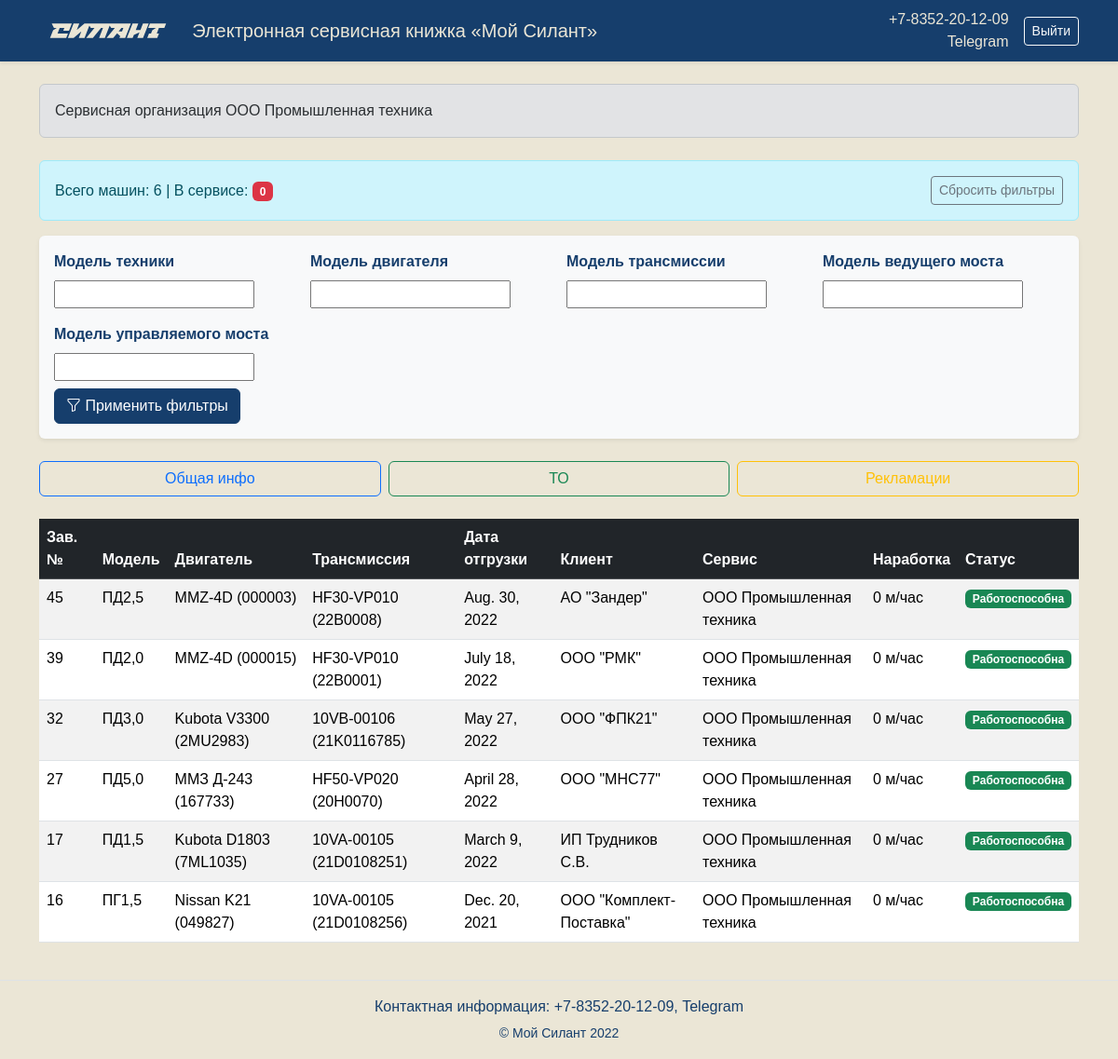
The app's page /machines/ (signed in) with its own data.
### monitoring/models.py (models this page shows, shortened)
class User(AbstractUser):
    ROLE_CHOICES = (
        ('client', 'Клиент'),
        ('service', 'Сервисная организация'),
        ('manager', 'Менеджер ЧЗСА'),
    )
    role = models.CharField(max_length=20, choices=ROLE_CHOICES, default='client')
    company = models.CharField(max_length=255, blank=True, null=True)
    phone = models.CharField(max_length=20, blank=True, null=True)
    def get_accessible_machines(self):
        if self.role == 'client':
            return Machine.objects.filter(client=self)
        elif self.role == 'service':
            return Machine.objects.filter(service_company=self)
        elif self.role == 'manager':
            return Machine.objects.all()
        return Machine.objects.none()

class Machine(models.Model):
    serial_number = models.CharField(max_length=50, unique=True, verbose_name="Зав. № машины")
    machine_model = models.ForeignKey(
        MachineModel,
        on_delete=models.PROTECT,
        verbose_name="Модель техники"
    )
    engine_model = models.ForeignKey(
        EngineModel,
        on_delete=models.PROTECT,
        verbose_name="Модель двигателя"
    )
    transmission_model = models.ForeignKey(
        TransmissionModel,
        on_delete=models.PROTECT,
        verbose_name="Модель трансмиссии"
    )
    drive_axle_model = models.ForeignKey(
        DriveAxleModel,
        on_delete=models.PROTECT,
        verbose_name="Модель ведущего моста"
    )
    steering_axle_model = models.ForeignKey(
        SteeringAxleModel,
        on_delete=models.PROTECT,
        verbose_name="Модель управляемого моста"
    )
    engine_serial = models.CharField(max_length=50, verbose_name="Зав. № двигателя")
    transmission_serial = models.CharField(max_length=50, verbose_name="Зав. № трансмиссии")
    drive_axle_serial = models.CharField(max_length=50, verbose_name="Зав. № ведущего моста")
    steering_axle_serial = models.CharField(max_length=50, verbose_name="Зав. № управляемого моста")
    supply_contract = models.CharField(
        max_length=255,
        verbose_name="Договор поставки №, дата"
    )
    shipment_date = models.DateField(verbose_name="Дата отгрузки с завода")
    consignee = models.CharField(max_length=255, verbose_name="Грузополучатель")
    delivery_address = models.TextField(verbose_name="Адрес поставки (эксплуатации)")
    equipment = models.TextField(verbose_name="Комплектация (доп. опции)")
    client = models.ForeignKey(
        User,
        on_delete=models.PROTECT,
        related_name='owned_machines',
        limit_choices_to={'role': 'client'},
        verbose_name="Клиент"
    )
    service_company = models.ForeignKey(
        User,
        on_delete=models.SET_NULL,
        null=True,
        blank=True,
        related_name='serviced_machines',
        limit_choices_to={'role': 'service'},
        verbose_name="Сервисная компания"
    )
    current_hours = models.PositiveIntegerField(
        default=0,
        verbose_name="Наработка, м/час"
    )
    created_at = models.DateTimeField(auto_now_add=True)
    updated_at = models.DateTimeField(auto_now=True)
    @property
    def requires_maintenance(self):
        return any(comp.wear_percentage > 85 for comp in self.components.all())
    @property
    def in_service(self):
        return self.maintenance_history.filter(end_date__isnull=True).exists()
    class Meta:
        ordering = ['-shipment_date']

class BaseReference(models.Model):
    name = models.CharField(max_length=100, unique=True)
    description = models.TextField(blank=True)
    class Meta:
        abstract = True

class MachineModel(BaseReference):
    pass

class EngineModel(BaseReference):
    pass

class TransmissionModel(BaseReference):
    pass

### monitoring/views.py (the view)
class MachineListView(LoginRequiredMixin, FilterView):
    model = Machine
    template_name = 'monitoring/machine_list.html'
    context_object_name = 'machine_list'
    filterset_class = MachineFilter
    paginate_by = 10
    def get_queryset(self):
        queryset = self.request.user.get_accessible_machines().order_by('-shipment_date')
        self.filterset = self.filterset_class(self.request.GET, queryset=queryset)
        return self.filterset.qs
    def get_context_data(self, **kwargs):
        context = super().get_context_data(**kwargs)
        context['filter'] = self.filterset
        context['total_machines'] = self.request.user.get_accessible_machines().count()
        context['in_service'] = sum(1 for machine in context['object_list'] if machine.in_service)
        return context

### monitoring/utils.py (called while the page is built)
def role_required(roles):
    def decorator(view_func):
        @wraps(view_func)
        def wrapper(request, *args, **kwargs):
            if request.user.is_authenticated and request.user.role in roles:
                return view_func(request, *args, **kwargs)
            return HttpResponseForbidden("Доступ запрещен")
        return wrapper
    return decorator

### monitoring/templates/monitoring/machine_list.html (shortened to what this page needs)
{% extends "monitoring/base.html" %}
{% block content %}
<div class="container mt-4">
    <div class="alert alert-info d-flex justify-content-between align-items-center">
        <div>
            Всего машин: {{ total_machines }} |
            В сервисе: <span class="badge bg-danger">{{ in_service }}</span>
        </div>
        <div>
            <a href="?" class="btn btn-sm btn-outline-secondary">Сбросить фильтры</a>
        </div>
    </div>
    <form method="get" class="mb-4 bg-light p-3 rounded shadow-sm">
        <div class="row g-3">
            {% for field in filter.form %}
                {% if field.name != "shipment_date" and field.name != "shipment_date_0" and field.name != "shipment_date_1" %}
                    <div class="col-md-3">
                        <label class="form-label">{{ field.label }}</label>
                        {{ field }}
                    </div>
                {% endif %}
            {% endfor %}
            <div class="col-12 mt-2 d-flex justify-content-between">
                <button type="submit" class="btn btn-primary">
                    <i class="bi bi-funnel"></i> Применить фильтры
                </button>
            </div>
        </div>
    </form>
    {% include "monitoring/includes/nav_buttons.html" %}
    {% if machine_list %}
    <div class="table-responsive">
        <table class="table table-striped table-hover">
            <thead class="table-dark">
                <tr>
                    <th>Зав. №</th>
                    <th>Модель</th>
                    <th>Двигатель</th>
                    <th>Трансмиссия</th>
                    <th>Дата отгрузки</th>
                    <th>Клиент</th>
                    <th>Сервис</th>
                    <th>Наработка</th>
                    <th>Статус</th>
                </tr>
            </thead>
            <tbody>
                {% for machine in machine_list %}
                <tr onclick="window.location='{% url 'monitoring:machine_detail' pk=machine.pk %}';"
                    style="cursor: pointer;">
                    <td>{{ machine.serial_number }}</td>
                    <td>{{ machine.machine_model.name }}</td>
                    <td>{{ machine.engine_model.name }} ({{ machine.engine_serial }})</td>
                    <td>{{ machine.transmission_model.name }} ({{ machine.transmission_serial }})</td>
                    <td>{{ machine.shipment_date }}</td>
                    <td>{{ machine.client.get_full_name|default:machine.client.username }}</td>
                    <td>
                        {% if machine.service_company %}
                            {{ machine.service_company.get_full_name|default:machine.service_company.username }}
                        {% else %}
                            -
                        {% endif %}
                    </td>
                    <td>{{ machine.current_hours }} м/час</td>
                    <td>
                        {% if machine.in_service %}
                            <span class="badge bg-danger">В сервисе</span>
                        {% elif machine.requires_maintenance %}
                            <span class="badge bg-warning">Требует ТО</span>
                        {% else %}
                            <span class="badge bg-success">Работоспособна</span>
                        {% endif %}
                    </td>
                </tr>
                {% endfor %}
            </tbody>
        </table>
    </div>
    {% else %}
    <div class="alert alert-warning text-center">
        Машины не найдены. Измените параметры фильтрации или
        <a href="?" class="alert-link">сбросьте фильтры</a>.
    </div>
    {% endif %}
</div>
{% endblock %}

### monitoring/templates/monitoring/base.html (shortened to what this page needs)
<!DOCTYPE html>
{% load static %}
<html lang="ru">
<head>
    <link href="https://cdn.jsdelivr.net/npm/bootstrap@5.3.1/dist/css/bootstrap.min.css" rel="stylesheet">
    <link rel="stylesheet" href="https://cdn.jsdelivr.net/npm/bootstrap-icons@1.10.5/font/bootstrap-icons.css">
</head>
<body>
    <header class="bg-primary text-white shadow-sm">
        <div class="container d-flex flex-wrap align-items-center justify-content-between py-2">
            <div class="d-flex align-items-center">
                <img src="{% static 'images/logotype_accent_RGB_1.svg' %}" alt="Логотип" height="50" class="me-3">
                <h1 class="h5 mb-0">Электронная сервисная книжка «Мой Силант»</h1>
            </div>
            <div class="d-flex align-items-center">
                <div class="me-3 text-end">
                    <div>+7-8352-20-12-09</div>
                    <div>Telegram</div>
                </div>
                {% if user.is_authenticated %}
                    <form method="post" action="{% url 'monitoring:logout' %}" class="d-inline">
                            <button type="submit" class="btn btn-outline-light btn-sm">Выйти</button>
                    </form>
                {% else %}
                    <a href="{% url 'monitoring:login' %}" class="btn btn-outline-light btn-sm">Войти</a>
                {% endif %}
            </div>
        </div>
    </header>
    <main class="py-4">
        <div class="container mb-4">
            {% if user.is_authenticated %}
                <div class="alert alert-secondary">
                    <div>
                        {% if user.role == "client" %}
                            Клиент
                        {% elif user.role == "service" %}
                            Сервисная организация
                        {% elif user.role == "manager" %}
                            Менеджер ЧЗСА
                        {% else %}
                            Пользователь
                        {% endif %}
                        {{ user.get_full_name|default:user.username }}
                    </div>
                </div>
            {% endif %}
        </div>
        {% block content %}{% endblock %}
    </main>
    <footer class="bg-light text-center text-muted py-3 border-top">
        <div>
            <p class="mb-1">Контактная информация: +7-8352-20-12-09, Telegram</p>
            <small>© Мой Силант 2022</small>
        </div>
    </footer>
</body>
</html>

### monitoring/templates/monitoring/includes/nav_buttons.html
<div class="mb-4 d-grid gap-2" style="grid-template-columns: repeat(3, 1fr);">
    <a href="{% url 'monitoring:machine_list' %}" class="btn btn-outline-primary">Общая инфо</a>
    <a href="{% url 'monitoring:technical_service_list' %}" class="btn btn-outline-success">ТО</a>
    <a href="{% url 'monitoring:reclamation_list' %}" class="btn btn-outline-warning">Рекламации</a>
</div>

### monitoring/templates/monitoring/base.html (style rules this page uses)
body { font-family: 'PT Astra Sans', sans-serif; color: #163E6C; background-color: #EBE6D6; }
header.bg-primary { background-color: #163E6C !important; color: #EBE6D6 !important; }
footer.bg-light { background-color: #EBE6D6 !important; color: #163E6C !important; }
.btn-primary { background-color: #163E6C; border-color: #163E6C; }
.table-dark { background-color: #163E6C; color: #EBE6D6; }
.table-responsive { overflow-x: auto; }
.form-label { font-weight: 600; }

### records on screen
User: get_full_name "ООО Промышленная техника"
Machine: serial_number "45", machine_model.name "ПД2,5", engine_model.name "MMZ-4D", engine_serial "000003", transmission_model.name "HF30-VP010", transmission_serial "22B0008", shipment_date "Aug. 30, 2022", client.get_full_name "АО \"Зандер\"", service_company.get_full_name "ООО Промышленная техника", current_hours "0", shows "Работоспособна"
Machine: serial_number "39", machine_model.name "ПД2,0", engine_model.name "MMZ-4D", engine_serial "000015", transmission_model.name "HF30-VP010", transmission_serial "22B0001", shipment_date "July 18, 2022", client.get_full_name "ООО \"РМК\"", service_company.get_full_name "ООО Промышленная техника", current_hours "0", shows "Работоспособна"
Machine: serial_number "32", machine_model.name "ПД3,0", engine_model.name "Kubota V3300", engine_serial "2MU2983", transmission_model.name "10VB-00106", transmission_serial "21K0116785", shipment_date "May 27, 2022", client.get_full_name "ООО \"ФПК21\"", service_company.get_full_name "ООО Промышленная техника", current_hours "0", shows "Работоспособна"
Machine: serial_number "27", machine_model.name "ПД5,0", engine_model.name "ММЗ Д-243", engine_serial "167733", transmission_model.name "HF50-VP020", transmission_serial "20H0070", shipment_date "April 28, 2022", client.get_full_name "ООО \"МНС77\"", service_company.get_full_name "ООО Промышленная техника", current_hours "0", shows "Работоспособна"
Machine: serial_number "17", machine_model.name "ПД1,5", engine_model.name "Kubota D1803", engine_serial "7ML1035", transmission_model.name "10VA-00105", transmission_serial "21D0108251", shipment_date "March 9, 2022", client.get_full_name "ИП Трудников С.В.", service_company.get_full_name "ООО Промышленная техника", current_hours "0", shows "Работоспособна"
Machine: serial_number "16", machine_model.name "ПГ1,5", engine_model.name "Nissan K21", engine_serial "049827", transmission_model.name "10VA-00105", transmission_serial "21D0108256", shipment_date "Dec. 20, 2021", client.get_full_name "ООО \"Комплект-Поставка\"", service_company.get_full_name "ООО Промышленная техника", current_hours "0", shows "Работоспособна"

### other values on screen
{{ total_machines }} "6"
{{ in_service }} "0"
{{ field.label }} "Модель техники" "Модель двигателя" "Модель трансмиссии" "Модель ведущего моста" "Модель управляемого моста"
